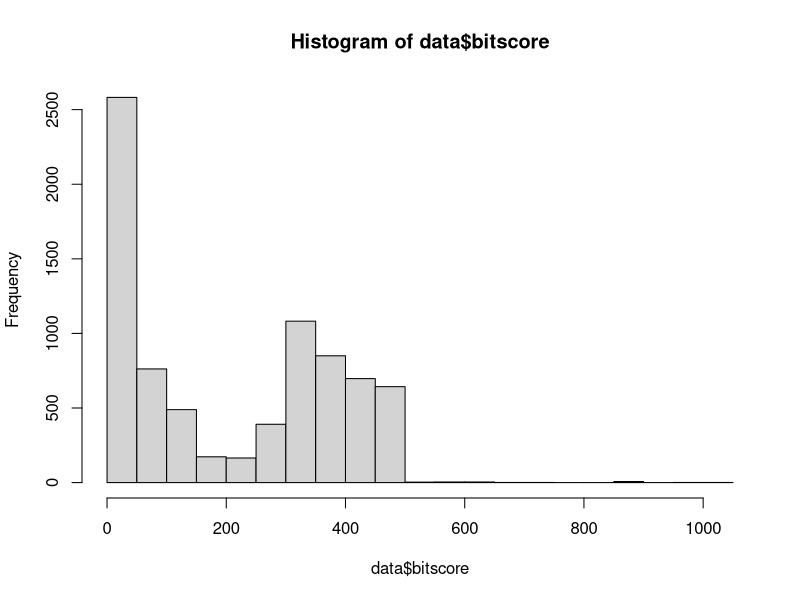
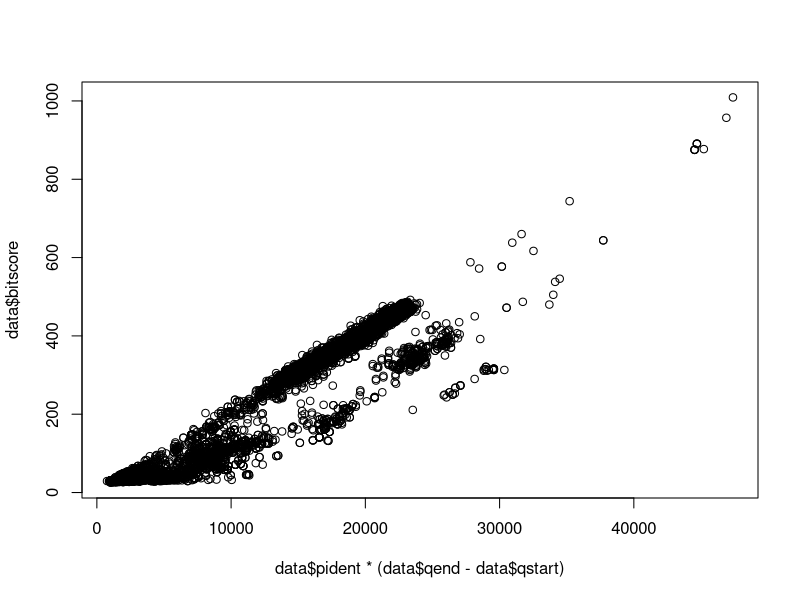
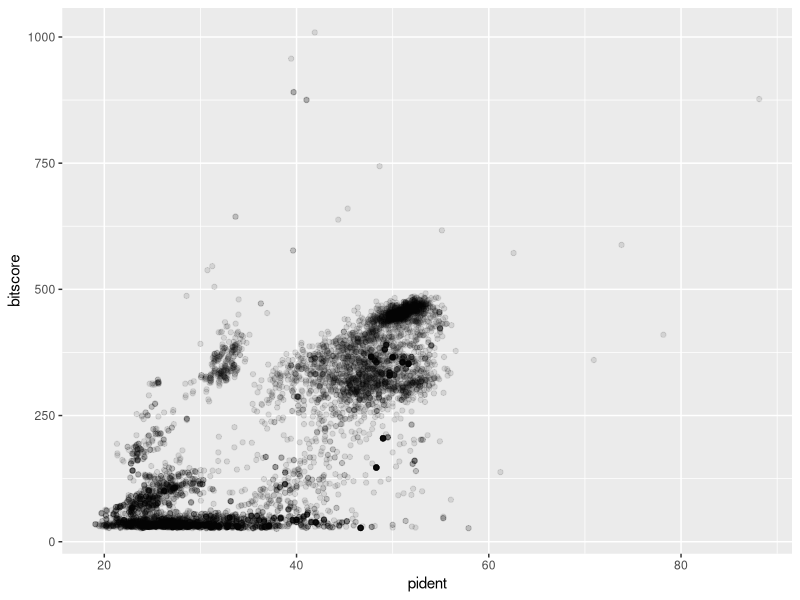
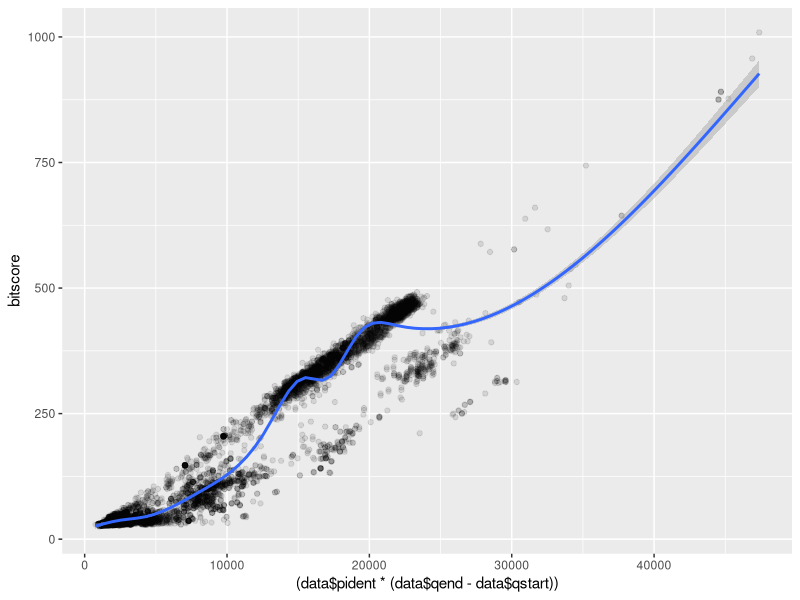

Write R code to recreate these figures, in order.
## ---- chunk 1
knitr::opts_chunk$set(echo = TRUE)
## ---- chunk 2
data=read.csv("mm-second.x.zebrafish.tsv",sep="\t")
colnames(data)=c("qseqid", "sseqid", "pident", "length", "mismatch", "gapopen", "qstart", "qend", "sstart", "send", "evalue", "bitscore")
head(data)
## ---- chunk 3
hist(data$bitscore,breaks=30)
## ---- chunk 4
plot(data$pident  * (data$qend - data$qstart), data$bitscore)
## ---- chunk 5
if (!require("ggplot2")) {
  install.packages("ggplot2")
}
library(ggplot2)
ggplot(data, aes(pident, bitscore)) + geom_point(alpha=0.1) 
## ---- chunk 6
ggplot(data, aes((data$pident * (data$qend - data$qstart)), bitscore)) + geom_point(alpha=0.1) + geom_smooth()
